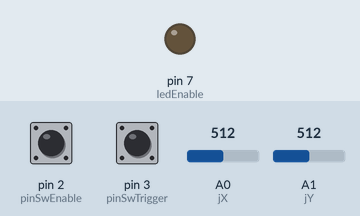
A sketch run on a simulated Arduino Uno, built with avr-gcc and run on an emulated ATmega328P. On the bench: output pins drawn as LEDs (lit = HIGH). The test bench sets the inputs (shaded band); at power-on: pin 2 (pinSwEnable) HIGH, pin 3 (pinSwTrigger) HIGH, A0 (jX) = 512, A1 (jY) = 512. No radio packets arrive unless stated.

Above: at 1.2 s.
1.3 s: pin 2 (pinSwEnable) pulled LOW for 0.15 s
At 1.7 s:
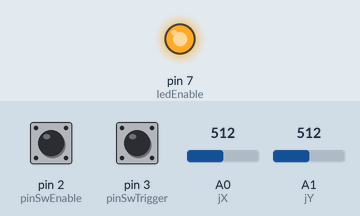
2.9 s: pin 2 (pinSwEnable) pulled LOW for 1 s
At 4.0 s:
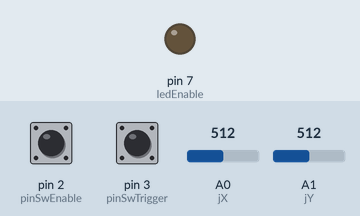
5.4 s: pin 2 (pinSwEnable) pulled LOW for 3.2 s
At 6.0 s:
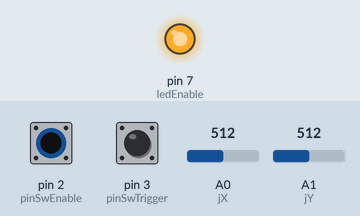
Timing chart, 0 to 8.4 s (numbered marks = the images above; inputs shaded):
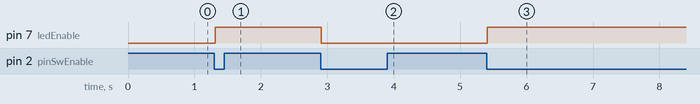

Measured:
- after the input at 1.3 s, pin 7 (ledEnable): LOW → HIGH at once
- after the input at 2.9 s, pin 7 (ledEnable): HIGH → LOW at once
- after the input at 5.4 s, pin 7 (ledEnable): LOW → HIGH at once

The sketch:

Transmissor_NRF24_Motor_Passo_A4988.ino
```cpp
/*
   Pilotare due motori passo passo a distanza con Arduino

   Autore  : Andrea Lombardo
   Web     : http://www.lombardoandrea.com
   Post    : https://wp.me/p27dYH-Oz
*/

//Inclusione delle librerie
#include <Bounce2.h>
#include <nRF24L01.h>
#include <RF24_config.h>
#include <RF24.h>

//Costanti e PIN

//Pin pulsante incorporato nel modulo joystick che abilita o disabilita il controllo dei motori
const unsigned int pinSwEnable = 2;

//Pin pulsante esterno che controllerà il servo
const unsigned int pinSwTrigger = 3;

//Pin per il LED di stato
const unsigned int ledEnable = 7;

//Chip Select e Chip Enable della Radio
const unsigned int radioCE = 9;
const unsigned int radioCS = 10;

//Pin analogici per il joystick
const unsigned int jX = A0;
const unsigned int jY = A1;

//Definizione indirizzo sul quale stabilire la comunicazione radio
const byte address[6] = "00001";

/*
  Variabili utilizzate per definire min e max speed ed eseguire il mapping sui valori del joystick.
  Stando alla documentazione della libreria il valore max può essere impostato fino a 4000 per un Arduino UNO.
*/
const unsigned int maxSpeed = 1000;
const unsigned int minSpeed = 0;

/*
  La lettura dei potenziometri non è mai affidabile al 100%.
  Questo valore aiuta a determinare il punto da considerare come "Stai fermo" nei movimenti.
*/
const unsigned int treshold = 30;

//Millisecondi per il debonuce del bottone
const unsigned long debounceDelay = 10;

//Definisco struttura pacchetto da inviare
struct Packet {
  boolean muoviX;
  long speedX;
  boolean muoviY;
  long speedY;
  boolean enable;
  boolean trigger;
};

//Variabili di appoggio
long  valX, mapX, valY, mapY, tresholdUp, tresholdDown;

//Creo istanze dei bottoni
Bounce btnEnable = Bounce();  //istanzia un bottone dalla libreria Bounce
Bounce btnTrigger = Bounce();  //istanzia un bottone dalla libreria Bounce

//Creo istanza della "radio" passandogli il numero dei pin collegati a CE e CSN del modulo
RF24 radio(radioCE, radioCS);

//Creo ed inizializzo istanza pacchetto da inviare
Packet pkt = {
  //boolean muoviX;
  false,
  //long speedX;
  0,
  //boolean muoviY;
  false,
  //long speedY;
  0,
  //boolean enable;
  false,
  //boolean trigger;
  false
};

void setup() {
  //Definizione delle modalità dei pin

  //LED Enable
  pinMode(ledEnable, OUTPUT);

  //Tasto enable
  pinMode(pinSwEnable, INPUT_PULLUP);

  //Tasto grilletto
  pinMode(pinSwTrigger, INPUT_PULLUP);


  //Inizializzo la radio
  radio.begin();
  radio.openWritingPipe(address);
  radio.setPALevel(RF24_PA_LOW);
  radio.stopListening();

  //Configuro istanze dei pulsanti
  btnEnable.attach(pinSwEnable);
  btnEnable.interval(debounceDelay);

  btnTrigger.attach(pinSwTrigger);
  btnTrigger.interval(debounceDelay);

  //Calcolo range valori entro i quali considerare la posizione del joystick come "Stai fermo"
  tresholdDown = (maxSpeed / 2) - treshold;
  tresholdUp = (maxSpeed / 2) + treshold;

  //Invio stato di enable al LED
  digitalWrite(ledEnable, pkt.enable);
}

void loop() {

  //gestisci stato dei pulsanti
  handlePulsanti();

  //gestisci valori dei potenziometri
  handleJoystick();

  //Invia dati tramite la radio
  radio.write(&pkt, sizeof(pkt));

}

/*
  Si occupa di leggere i valori del joystick, mapparli ed aggiornare le variabili nel Packet
*/
void handleJoystick() {

  //esegui lettura analogica dei valori provenienti dai potenziometri del joystick
  valX = analogRead(jX);
  valY = analogRead(jY);

  //mappa i valori letti in funzione della velocità inima e massima
  mapX = map(valX, 0, 1023, minSpeed, maxSpeed);
  mapY = map(valY, 0, 1023, minSpeed, maxSpeed);

  if (mapX <= tresholdDown) {
    //x va indietro
    pkt.speedX = -map(mapX, tresholdDown, minSpeed,   minSpeed, maxSpeed);
    pkt.muoviX = true;
  } else if (mapX >= tresholdUp) {
    //x va avanti
    pkt.speedX = map(mapX,  maxSpeed, tresholdUp,  maxSpeed, minSpeed);
    pkt.muoviX = true;
  } else {
    //x sta fermo
    pkt.speedX = 0;
    pkt.muoviX = false;
  }

  if (mapY <= tresholdDown) {
    //y va giù
    pkt.speedY = -map(mapY, tresholdDown, minSpeed,   minSpeed, maxSpeed);
    pkt.muoviY = true;
  } else if (mapY >= tresholdUp) {
    //y va su
    pkt.speedY = map(mapY,  maxSpeed, tresholdUp,  maxSpeed, minSpeed);
    pkt.muoviY = true;
  } else {
    //y sta fermo
    pkt.speedY = 0;
    pkt.muoviY = false;
  }

}


/*
  Si occupa di leggere lo stato dei pulsanti ed aggiornare le variabili nel Packet
*/
void handlePulsanti() {

  btnEnable.update();
  if (btnEnable.fell()) {
    pkt.enable = !pkt.enable;
  }

  //Mostra lo stato di enable con il LED
  digitalWrite(ledEnable, pkt.enable);

  //Aggiorna stato di pressione del "grilletto"
  btnTrigger.update();
  pkt.trigger = !btnTrigger.read();

}
```
